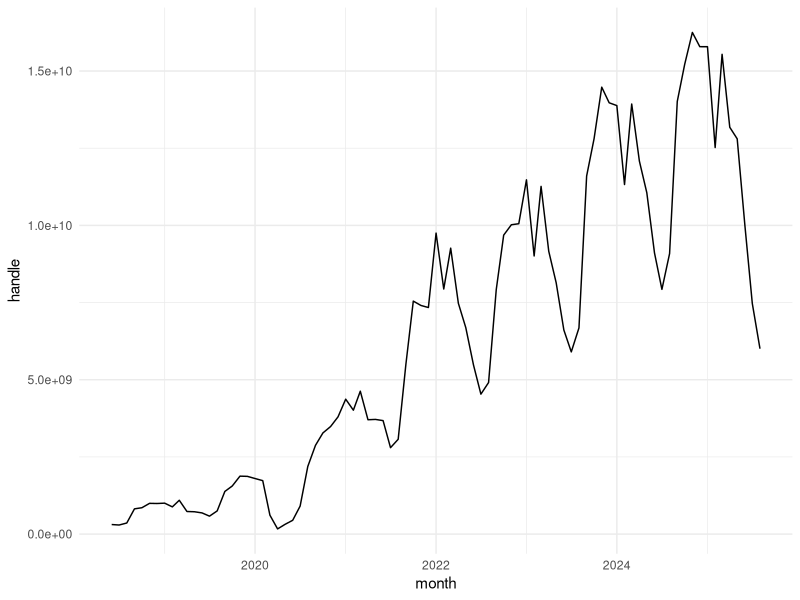
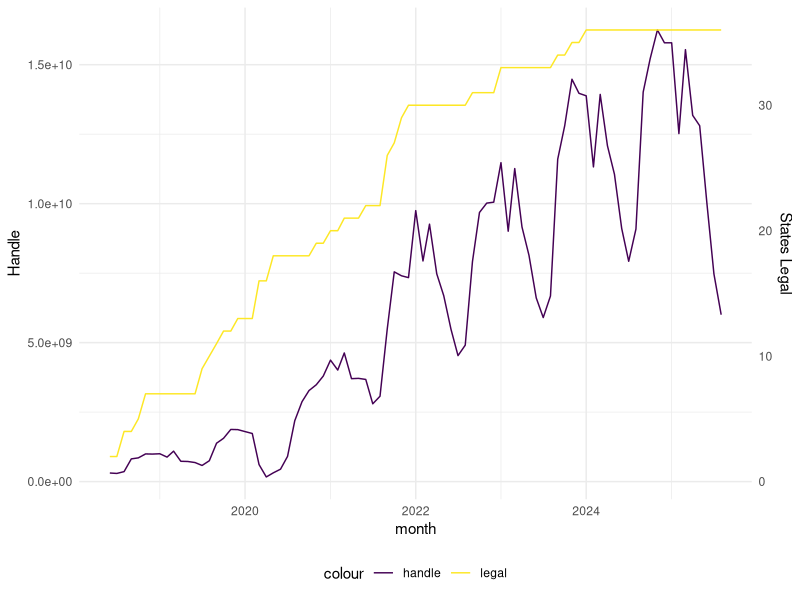

Write the R code that produced these figures, in order.
## ---- chunk 1
library(tidyverse)

knitr::opts_chunk$set(
  fig.width = 6,
  fig.asp = .6,
  out.width = "90%"
)

theme_set(theme_minimal() + theme(legend.position = "bottom"))

options(
  ggplot2.continuous.colour = "viridis",
  ggplot2.continuous.fill = "viridis"
)

scale_colour_discrete = scale_colour_viridis_d
scale_fill_discrete = scale_fill_viridis_d
## ---- chunk 2
sb_rev_month_df = read_csv('./data/legal_sports_report/sb_rev_by_month.csv')
state_legal_df = read_csv('./data/legal_sports_report/state_legalization_dates.csv')

get_n_states_legal = function(input_month) {
  n_states_legal = nrow(filter(state_legal_df, first_start <= input_month))
}

sb_rev_month_df = sb_rev_month_df |> 
  mutate(
    n_states_legal = sapply(month, get_n_states_legal)
  ) 

sb_rev_month_df |> 
  ggplot(aes(x = month, y=handle)) +
  geom_line() 

scale_factor = max(sb_rev_month_df$n_states_legal) / max(sb_rev_month_df$handle)

sb_rev_month_df |> 
  ggplot(aes(x = month)) +
  geom_line(aes(y=handle, color="handle")) +
  geom_line(aes(y=n_states_legal / scale_factor, color="legal")) +
  scale_y_continuous(
    name = "Handle",
    sec.axis = sec_axis(~ . * scale_factor, name="States Legal")
  )
